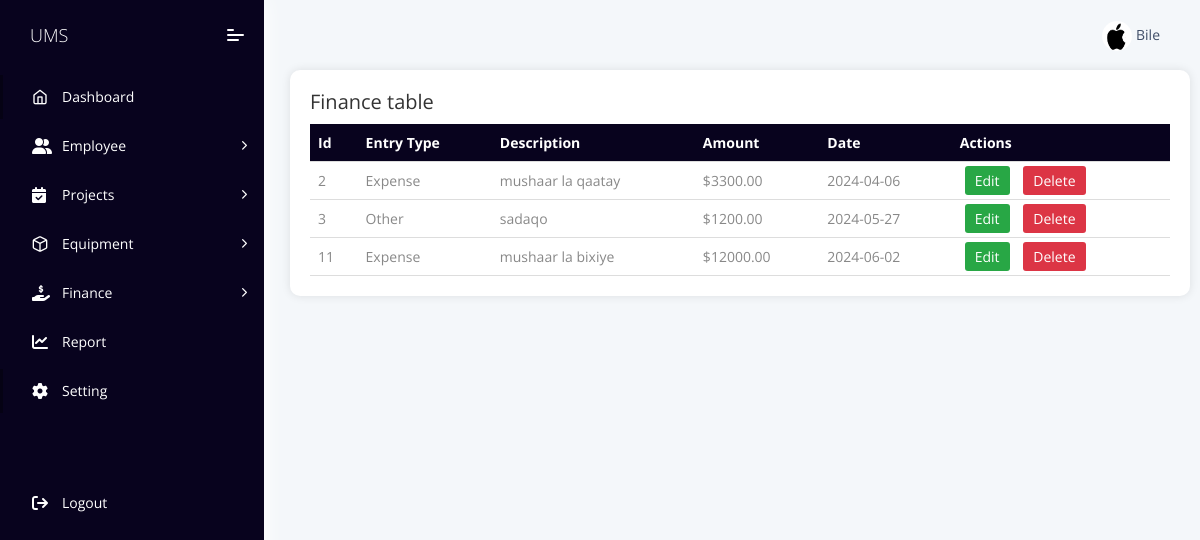
/Application/view/financeTable.php (signed in), run on an earlier commit of the app's database.
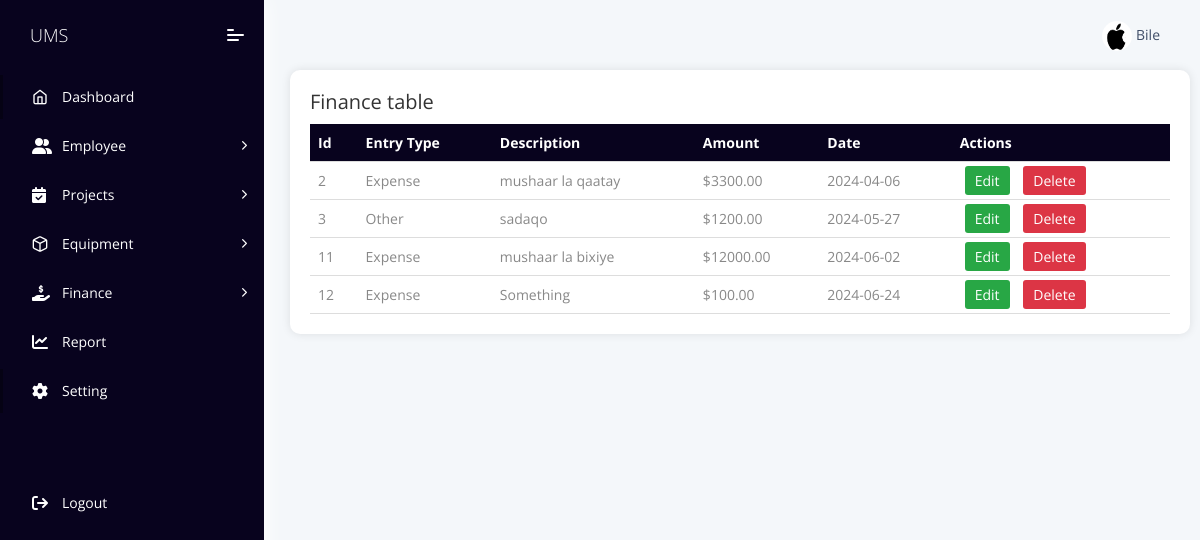
And on a later commit of the database.
### tables this page shows
CREATE TABLE `finance` (
  `id` int(11) NOT NULL,
  `entry_type` varchar(50) NOT NULL,
  `description` text NOT NULL,
  `amount` decimal(10,2) NOT NULL,
  `date` date NOT NULL
);

### Application/view/financeTable.php (the view, shortened to what this page needs)
<?php include 'header.php'; ?>
<?php include 'sidebar.php'; ?>
<!DOCTYPE html>
<html lang="en">
<head>
</head>
<body>
    <div class="container">
    <h2>Finance table</h2>
        <table>
            <thead class="font">
                <tr>
                    <th>Id</th>
                    <th>Entry Type</th>
                    <th>Description</th>
                    <th>Amount</th>
                    <th>Date</th>
                    <th>Actions</th>
                </tr>
            </thead>
            <tbody>
                <?php
                $conn = new mysqli("localhost", "root", "", "ums");
                $sql = "SELECT * FROM finance";
                $result = $conn->query($sql);
                if ($result->num_rows > 0) {
                    while($row = $result->fetch_assoc()) {
                        echo "<tr>
                                <td>{$row['id']}</td>
                                <td>{$row['entry_type']}</td>
                                <td>{$row['description']}</td>
                                <td>\${$row['amount']}</td>
                                <td>{$row['date']}</td>
                                <td class='action-buttons'>
                                  <a href='#' class='edit-btn' onclick='openEditModal(". json_encode($row) .")'>Edit</a>
                                  <a href='delete_finance.php?id={$row['id']}' class='delete-btn' onclick='return confirm(\"Are you sure?\")'>Delete</a>
                                </td>
                              </tr>";
                    }
                } else {
                    echo "<tr><td colspan='6'>No records found</td></tr>";
                }
                ?>
            </tbody>
        </table>
    </div>
</body>
</html>

What changed in the data, as far as the page shows it:
added finance: id "12", entry_type "Expense", description "Something", amount "100.00", date "2024-06-24"
